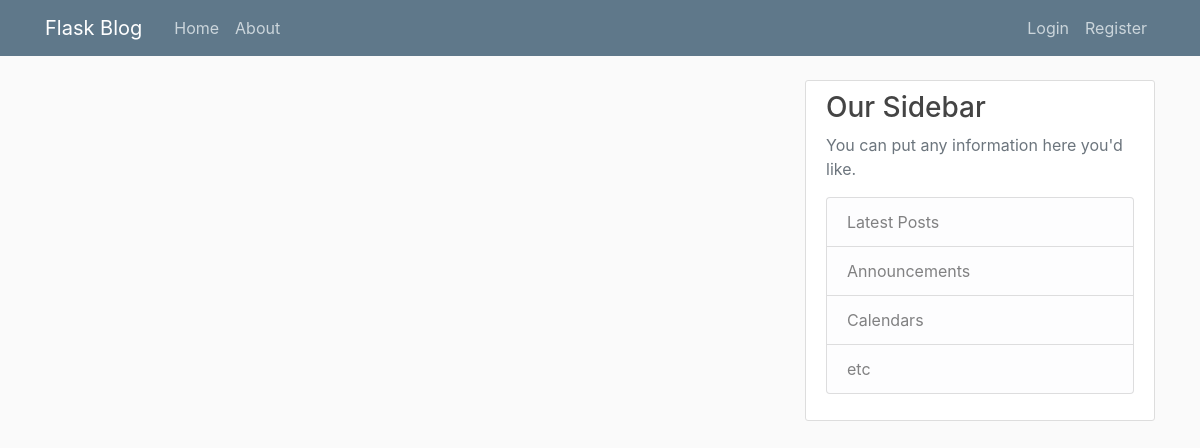
Before: / with the older database file.
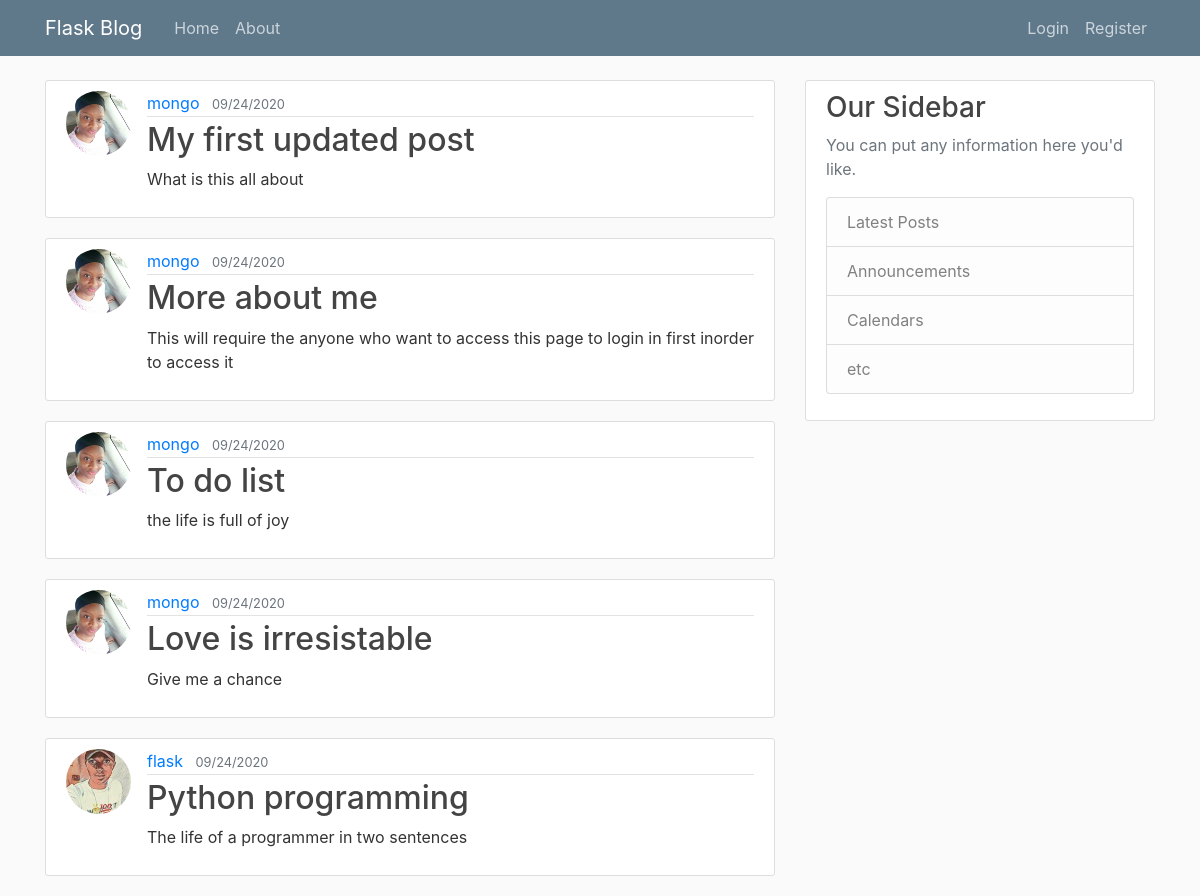
After: the same page with the newer database file.
### flaskblog/models.py (models this page shows, shortened)
class Post(db.Model):
	id = db.Column(db.Integer, primary_key = True)
	title = db.Column(db.String(20), nullable= False)
	date_posted = db.Column(db.DateTime, nullable = False, default = datetime.utcnow)
	content = db.Column(db.Text, nullable = False)
	user_id = db.Column(db.Integer, db.ForeignKey("user.id"), nullable = False)

class User(db.Model, UserMixin):
	id = db.Column(db.Integer, primary_key=True)
	username = db.Column(db.String(20), unique = True, nullable = False)
	email = db.Column(db.String(120), unique = True, nullable = False)
	image_file = db.Column(db.String(20), nullable = False, default = "default.jpg")
	password = db.Column(db.String(30), nullable= False)
	posts = db.relationship("Post", backref="author", lazy = True)

### flaskblog/routes.py (the view)
@app.route('/home/')
@app.route('/')
def home():
	posts = Post.query.all()
	return render_template('home.html', posts = posts)

### flaskblog/templates/home.html (shortened to what this page needs)
{% extends "layout.html" %}
{% block css %}
	<link rel="stylesheet" type="text/css" href="{{ url_for('static', filename = 'main.css')}}">
{% endblock %}
{% block content %}
	{% for post in posts %}
		<article class="media content-section">
			<img class="rounded-circle article-img" src="{{ url_for('static', filename='profile_pics/' + post.author.image_file) }}">
		  <div class="media-body">
		    <div class="article-metadata">
		      <a class="mr-2" href="#">{{ post.author.username }}</a>
		      <small class="text-muted">{{ post.date_posted.strftime("%m/%d/%Y") }}</small>
		    </div>
		    <h2><a class="article-title" href="{{ url_for('post', post_id = post.id) }}">{{ post.title }}</a></h2>
		    <p class="article-content"> {{ post.content }} </p>
		  </div>
		</article>
	{% endfor %}
{% endblock content %}

### flaskblog/templates/layout.html (shortened to what this page needs)
<!DOCTYPE html>
<html>
<head>
    <link rel="stylesheet" href="https://stackpath.bootstrapcdn.com/bootstrap/4.5.0/css/bootstrap.min.css">
	{% block css %}{% endblock %}
</head>
<body>
	<header class="site-header">
	  <nav class="navbar navbar-expand-md navbar-dark bg-steel fixed-top">
	    <div class="container">
	      <a class="navbar-brand mr-4" href="/">Flask Blog</a>
	      <div class="collapse navbar-collapse" id="navbarToggle">
	        <div class="navbar-nav mr-auto">
	            <a class="nav-item nav-link" href="{{ url_for('home') }}">Home</a>
	            <a class="nav-item nav-link" href="{{ url_for('about') }}">About</a>
	        </div>
	        <div class="navbar-nav">
	        	{% if current_user.is_authenticated %}
	        	<a class="nav-item nav-link" href="{{ url_for('new_post') }}">New Post</a>
	        		<a class="nav-item nav-link" href="{{ url_for('account') }}">Account</a>
	        		<a class="nav-item nav-link" href="{{ url_for('logout') }}">Logout</a>
	        	{% else %}
	          <a class="nav-item nav-link" href="{{ url_for('login') }}">Login</a>
	          <a class="nav-item nav-link" href="{{ url_for('register') }}">Register</a>
	          	{% endif %}
	        </div>
	      </div>
	    </div>
	  </nav>
	</header>
	<main role="main" class="container">
	  <div class="row">
	    <div class="col-md-8">
			{% block content %}{% endblock %}
	    </div>
	    <div class="col-md-4">
	      <div class="content-section">
	        <h3>Our Sidebar</h3>
	        <p class='text-muted'>You can put any information here you'd like.
	          <ul class="list-group">
	            <li class="list-group-item list-group-item-light">Latest Posts</li>
	            <li class="list-group-item list-group-item-light">Announcements</li>
	            <li class="list-group-item list-group-item-light">Calendars</li>
	            <li class="list-group-item list-group-item-light">etc</li>
	          </ul>
	        </p>
	      </div>
	    </div>
	  </div>
	</main>
</body>
</html>

### flaskblog/static/main.css (style rules this page uses)
body { background: #fafafa; color: #333333; margin-top: 5rem; }
h1, h2, h3, h4, h5, h6 { color: #444444; }
.bg-steel { background-color: #5f788a; }
.site-header .navbar-nav .nav-link { color: #cbd5db; }
.content-section { background: #ffffff; padding: 10px 20px; border: 1px solid #dddddd; border-radius: 3px; margin-bottom: 20px; }
.article-title { color: #444444; }
.article-content { white-space: pre-line; }
.article-img { height: 65px; width: 65px; margin-right: 16px; }
.article-metadata { padding-bottom: 1px; margin-bottom: 4px; border-bottom: 1px solid #e3e3e3 }

Changed rows visible on the page:
added Post: image_file (picture), author.username "mongo", date_posted "09/24/2020", title "My first updated post", content "What is this all about"
added Post: image_file (picture), author.username "mongo", date_posted "09/24/2020", title "More about me", content "This will require the anyone who want to access this page to login in first inorder to access it"
added Post: image_file (picture), author.username "mongo", date_posted "09/24/2020", title "To do list", content "the life is full of joy"
added Post: image_file (picture), author.username "mongo", date_posted "09/24/2020", title "Love is irresistable", content "Give me a chance"
added Post: image_file (picture), author.username "flask", date_posted "09/24/2020", title "Python programming", content "The life of a programmer in two sentences"
